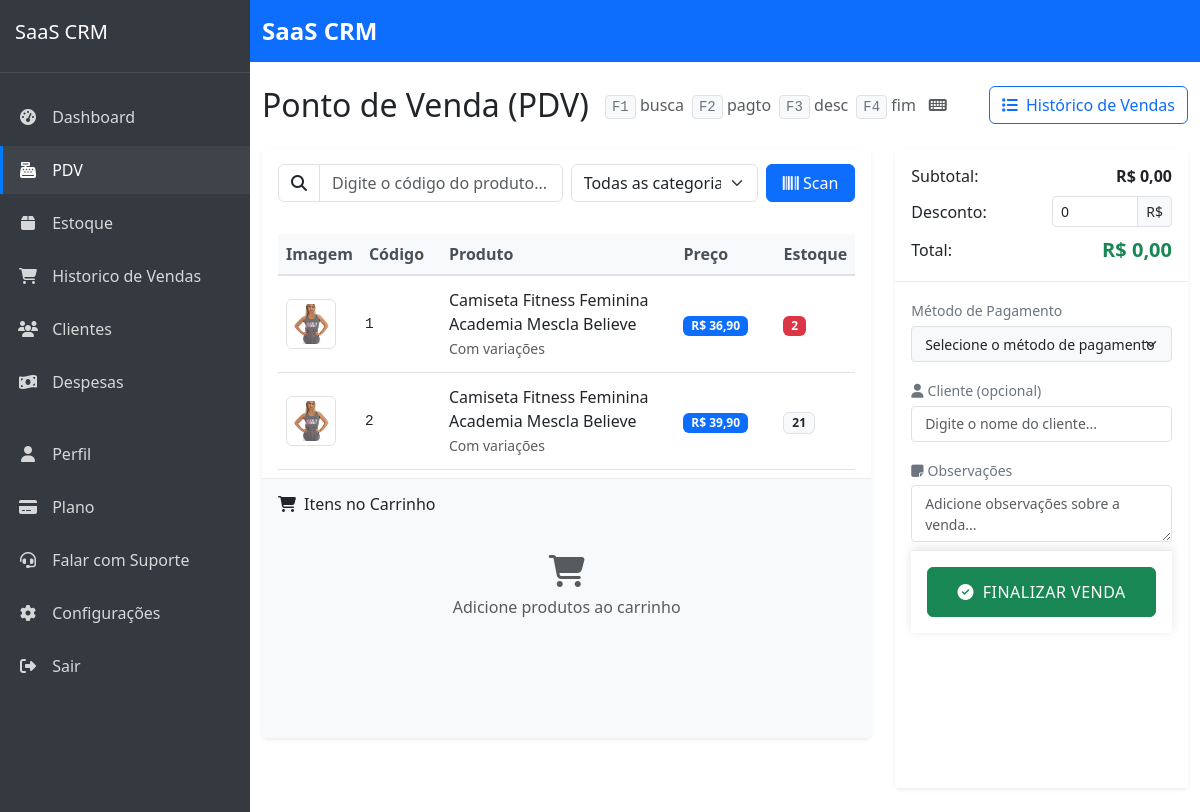
The app's page /sistema/vendas/pdv/ (signed in), older data.
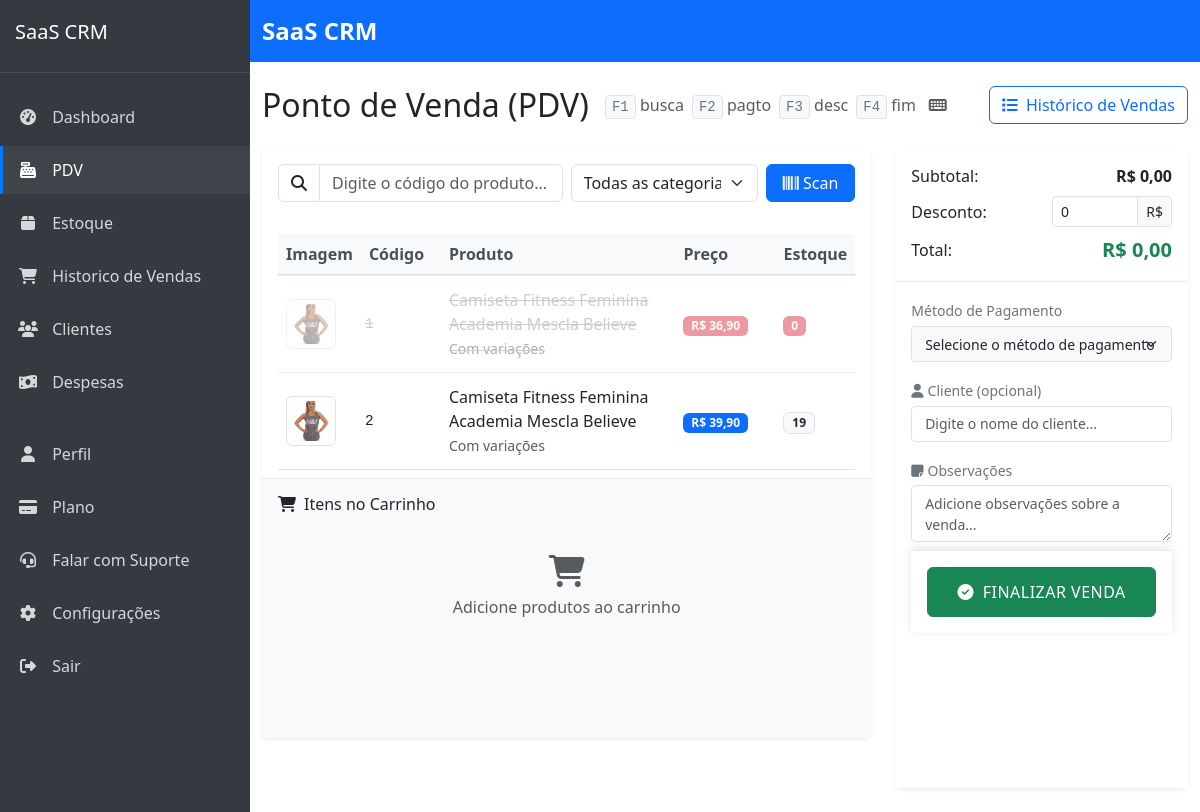
The same page, newer data.
### products/models.py (models this page shows, shortened)
class Product(models.Model):
    company = models.ForeignKey(Company, on_delete=models.CASCADE, verbose_name='Empresa', related_name='products')
    name = models.CharField('Nome', max_length=100)
    code = models.CharField('Código', max_length=50, unique=True, blank=True, null=True)
    description = models.TextField('Descrição', blank=True, null=True)
    category = models.ForeignKey(Category, on_delete=models.CASCADE, verbose_name='Categoria', related_name='products')
    price = models.DecimalField('Preço', max_digits=10, decimal_places=2)
    cost = models.DecimalField('Custo', max_digits=10, decimal_places=2)
    stock_quantity = models.PositiveIntegerField('Quantidade em estoque', default=0)
    stock_alert_level = models.PositiveIntegerField('Nível de alerta de estoque', default=10)
    barcode = models.CharField('Código de barras', max_length=100, blank=True, null=True)
    image = models.ImageField('Imagem', upload_to='products/', blank=True, null=True)
    is_active = models.BooleanField('Ativo', default=True)
    has_variations = models.BooleanField('Possui variações', default=False)
    created_at = models.DateTimeField('Criado em', auto_now_add=True)
    updated_at = models.DateTimeField('Atualizado em', auto_now=True)
    class Meta:
        verbose_name = 'Produto'
        verbose_name_plural = 'Produtos'
        ordering = ['name']
        unique_together = [['company', 'code'], ['company', 'barcode']]  # Prevent duplicate codes/barcodes within same company

### sales/views.py (the view)
# urls.py: path('pdv/', views.point_of_sale, name='point_of_sale'),
@login_required
def point_of_sale(request):
    products = Product.objects.filter(company=request.user.company, is_active=True)
    categories = Product.objects.filter(company=request.user.company).values_list('category__name', flat=True).distinct()
    payment_methods = PaymentMethod.objects.filter(company=request.user.company)
    customers = Customer.objects.filter(company=request.user.company)
    customers_data = [
        {
            'id': c.id,
            'name': c.name,
            'phone': c.phone if c.phone else None
        }
        for c in customers
    ]
    context = {
        'products': products,
        'categories': categories,
        'payment_methods': payment_methods,
        'customers': customers,
        'customers_json': json.dumps(customers_data, cls=DjangoJSONEncoder),
        'weasyprint_available': WEASYPRINT_AVAILABLE,
    }
    return render(request, 'sales/point_of_sale.html', context)

### saas_crm/urls.py (called while the page is built)
    def __call__(self, request):
        if request.user.is_authenticated and request.user.is_superuser and 'impersonate_user_id' in request.session:
            user_id = request.session['impersonate_user_id']
            try:
                request.real_user = request.user
                request.user = User.objects.get(pk=user_id)
                request.is_impersonating = True
            except User.DoesNotExist:
                del request.session['impersonate_user_id']
        response = self.get_response(request)
        return response

### templates/sales/point_of_sale.html (shortened to what the changed rows need)
{% extends 'core/base.html' %}
{% block content %}
<div class="d-flex justify-content-between align-items-center mb-4">
    <div class="d-flex align-items-center">
        <h1 class="h2 mb-0">Ponto de Venda (PDV)</h1>
    </div>
</div>
<div class="row g-4">
    <div class="col-lg-8">
        <div class="card border-0 shadow-sm">
            <div class="card-body p-0">
                <div class="product-section p-3">
                    <div class="table-responsive">
                        <table class="table table-hover align-middle" id="products-grid">
                            <thead class="table-light">
                                <tr>
                                    <th style="width: 60px">Imagem</th>
                                    <th class="code-column">Código</th>
                                    <th>Produto</th>
                                    <th style="width: 100px">Preço</th>
                                    <th style="width: 70px">Estoque</th>
                                </tr>
                            </thead>
                            <tbody>
                                {% for product in products %}
                                <tr class="product-item"
                                    data-id="{{ product.id }}"
                                    data-name="{{ product.name }}"
                                    data-price="{{ product.price }}"
                                    data-stock="{{ product.stock_quantity }}"
                                    data-code="{{ product.code }}"
                                    data-barcode="{{ product.barcode }}"
                                    data-category="{{ product.category.name }}">
                                    <td>
                                        {% if product.image %}
                                            <img src="{{ product.image.url }}" alt="{{ product.name }}" class="img-thumbnail" style="width: 50px; height: 50px; object-fit: cover;">
                                        {% else %}
                                            <div class="bg-light d-flex align-items-center justify-content-center" style="width: 50px; height: 50px;">
                                                <i class="fas fa-tshirt text-muted"></i>
                                            </div>
                                        {% endif %}
                                    </td>
                                    <td class="code-cell"><span class="product-code" title="{{ product.code }}">{{ product.code|default:"-" }}</span></td>
                                    <td>
                                        <div class="fw-medium">{{ product.name }}</div>
                                        {% if product.has_variations %}
                                        <small class="text-muted">Com variações</small>
                                        {% endif %}
                                    </td>
                                    <td>
                                        <span class="badge bg-primary">R$ {{ product.price }}</span>
                                    </td>
                                    <td>
                                        {% if product.stock_quantity <= product.stock_alert_level %}
                                        <span class="badge bg-danger">{{ product.stock_quantity }}</span>
                                        {% else %}
                                        <span class="badge bg-light text-dark border">{{ product.stock_quantity }}</span>
                                        {% endif %}
                                    </td>
                                </tr>
                                {% empty %}
                                <tr>
                                    <td colspan="5" class="text-center py-4">
                                        <p class="mb-0 text-muted">Nenhum produto encontrado. <a href="{% url 'products:product_create' %}">Cadastre um produto</a>.</p>
                                    </td>
                                </tr>
                                {% endfor %}
                            </tbody>
                        </table>
                    </div>
                </div>
            </div>
        </div>
    </div>
</div>
</div>
{% endblock %}

Row changes from the older to the newer data that the page shows:
changed Product (number 1 of 2 on the later page): stock_quantity "2" → "0"
changed Product (number 2 of 2 on the later page): stock_quantity "21" → "19"
